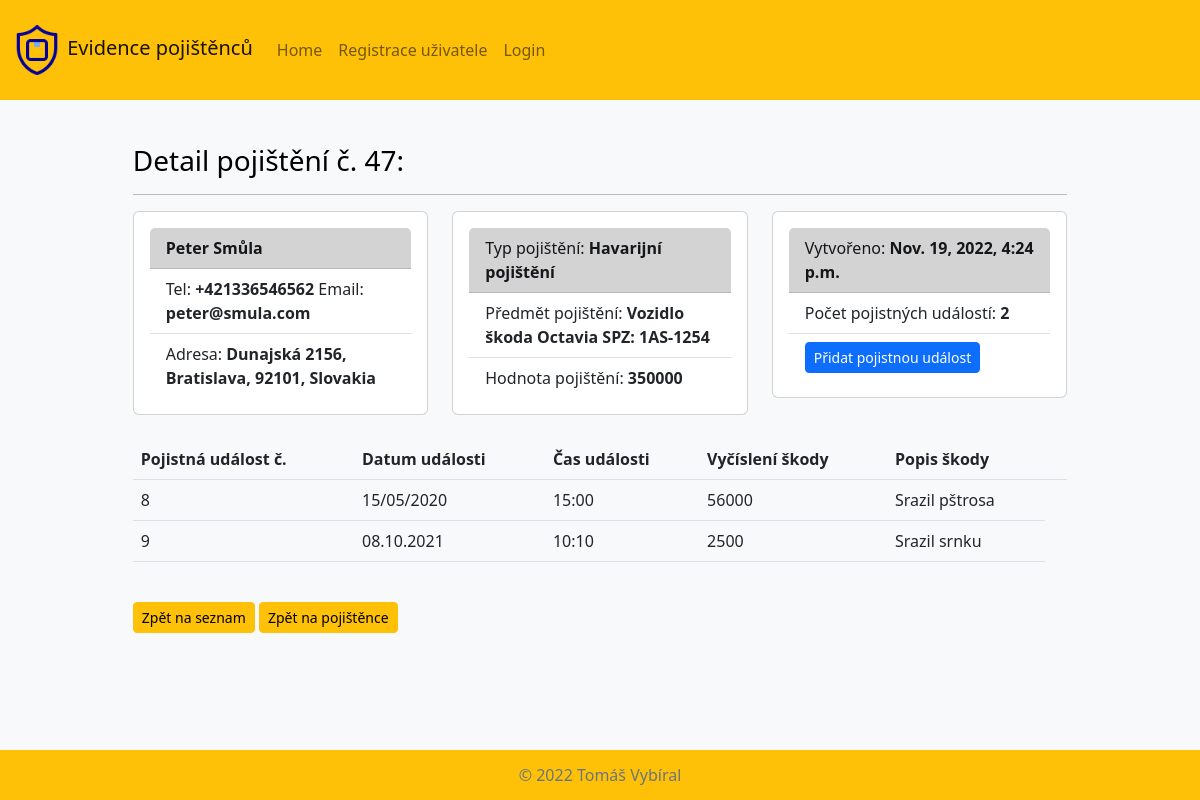
The app's page /pojistenci/pojisteni_detail/47/ with its own data.
### pojistenci/models.py (models this page shows, shortened)
class SeznamPojisteni(models.Model):
    pojistenec = models.ForeignKey(
        Pojistenec, null=True, on_delete=models.CASCADE, verbose_name='Pojištěnec')
    typ_pojisteni = models.ForeignKey(
        TypPojisteni, null=True, on_delete=models.SET_NULL, verbose_name='Druh pojištění')
    predmet_pojisteni = models.CharField(max_length=80, null=True, verbose_name='Předmět pojištění')
    hodnota_pojisteni = models.CharField(max_length=10, null=True, verbose_name='Hodnota pojištění')
    plati_od = models.CharField(max_length=10, null=True, verbose_name='Platí od')
    plati_do = models.CharField(max_length=10, null=True, verbose_name='Platí do')
    poznamka = models.TextField(null=True, verbose_name='Poznámka', blank=True) # není povinné pole
    date_created = models.DateTimeField(auto_now_add=True, null=True, verbose_name='Datum vytvoření')
    class Meta:
        verbose_name = 'Seznam pojištění'
        verbose_name_plural = 'Seznam pojištění'

class Pojistenec(models.Model):
    jmeno = models.CharField(max_length=200, verbose_name='Jméno')
    prijmeni = models.CharField(max_length=200, verbose_name='Příjmení')
    email = models.EmailField(max_length=200)
    telefon = models.CharField(max_length=15, verbose_name='Telefon')
    ulice_cp = models.CharField(
        max_length=200, verbose_name='Ulice a číslo popisné')
    mesto = models.CharField(max_length=100, verbose_name='Město')
    psc = models.CharField(max_length=9, verbose_name='PSČ')
    stat = models.ForeignKey(
        Stat, on_delete=models.SET_NULL, null=True, verbose_name='Stát')
    def __init__(self, *args, **kwargs):
        super(Pojistenec, self).__init__(*args, **kwargs)
    class Meta:
        verbose_name = 'Pojištěnec'
        verbose_name_plural = 'Pojištěnci'

class Stat(models.Model):
    stat = models.CharField(max_length=50)
    ordering = ['-stat']
    def __str__(self) -> str:
        return self.stat
    class Meta:
        verbose_name = 'Stát'
        verbose_name_plural = 'Státy'

class TypPojisteni(models.Model):
    nazev_pojisteni = models.CharField(max_length=100)
    def __str__(self) -> str:
        return self.nazev_pojisteni
    class Meta:
        verbose_name = 'Druh pojištění'
        verbose_name_plural = 'Druhy pojištění'

class PojistneUdalosti(models.Model):
    pojisteni = models.ForeignKey(SeznamPojisteni, null=True, on_delete=models.CASCADE, verbose_name='Pojištění')
    datum_udalosti = models.CharField(max_length=10, null=True, verbose_name='Datum události')
    cas_udalosti = models.CharField(max_length=10, null=True, verbose_name='Čas události')
    popis_skody = models.TextField(null=True, verbose_name='Popis škodní údálosti')
    vycisleni_skody = models.CharField(max_length=10, null=True, verbose_name='Vyčíslení hodnoty škody')
    class Meta:
        verbose_name = 'Pojistná událost'
        verbose_name_plural = 'Pojistné události'

### pojistenci/views.py (the view)
# urls.py: path('pojisteni_detail/<str:pk>/', views.detail_pojisteni, name='pojisteni_detail'),
def detail_pojisteni(request, pk):
    pojistky = SeznamPojisteni.objects.get(pk=pk)
    template_name = 'pojistenci/pojisteni_detail.html'
    pojistne_udalosti = PojistneUdalosti.objects.filter(pojisteni_id=pk)
    pocet_udalosti = pojistne_udalosti.count()
    context = {'pojistky':pojistky, 'pojistne_udalosti':pojistne_udalosti, 'pocet_udalosti':pocet_udalosti}
    return render(request, template_name, context)

### pojistenci/templates/pojistenci/pojisteni_detail.html (shortened to what this page needs)
{% extends 'base.html' %} {% block content %}
<h3>Detail pojištění č. {{pojistky.id}}:</h3>
<hr />
<div class="row">
  <div class="col-md">
    <div class="card card-body">
      <ul class="list-group list-group-flush">
        <li class="list-group-item list-group-item-dark"><strong>{{pojistky.pojistenec.jmeno}} {{pojistky.pojistenec.prijmeni}}</strong></li>
        <li class="list-group-item">Tel: <strong>{{pojistky.pojistenec.telefon}}</strong> Email: <strong>{{pojistky.pojistenec.email}}</strong></li>
        <li class="list-group-item">Adresa: <strong>{{pojistky.pojistenec.ulice_cp}}, {{pojistky.pojistenec.mesto}}, {{pojistky.pojistenec.psc}},
          {{pojistky.pojistenec.stat}}</strong></li>
    </div>
  </div>
  <div class="col-md">
    <div class="card card-body">
      <ul class="list-group list-group-flush">
        <li class="list-group-item list-group-item-dark">Typ pojištění: <strong>{{pojistky.typ_pojisteni}}</strong></li>
        <li class="list-group-item">Předmět pojištění: <strong>{{pojistky.predmet_pojisteni}}</strong></li>
        <li class="list-group-item">Hodnota pojištění: <strong>{{pojistky.hodnota_pojisteni}}</strong></li>
      </ul>
    </div>
  </div>
  <div class="col-md">
    <div class="card card-body">
      <ul class="list-group list-group-flush">
        <li class="list-group-item list-group-item-dark">Vytvořeno: <strong>{{pojistky.date_created}}</strong></li>
        <li class="list-group-item">Počet pojistných událostí:  <strong>{{pocet_udalosti}}</strong></li>
        <li class="list-group-item"><a class="btn btn-primary btn-sm btn-block" href="{% url 'create_udalost' pojistky.id %}">Přidat pojistnou událost</a></li>
      </ul>
    </div>
  </div>
</div>
<br>
<table class="table table-hover">
  <tr>
    <th>Pojistná událost č. </th>
    <th>Datum události</th>
    <th>Čas události</th>
    <th>Vyčíslení škody</th>
    <th>Popis škody</th>
    <th></th>
  </tr>
  {% for udalost in pojistne_udalosti %}
  <tr>
    <td>{{udalost.id}}</td>
    <td>{{udalost.datum_udalosti}}</td>
    <td>{{udalost.cas_udalosti}}</td>
    <td>{{udalost.vycisleni_skody}}</td>
    <td>{{udalost.popis_skody}}</td>
  </tr>
  {% endfor %}
</table>
<br>
<a class="btn btn-sm btn-warning" href="{% url 'home' %}">Zpět na seznam</a> <a class="btn btn-sm btn-warning" href={% url 'pojistenec_detail' pojistky.pojistenec.id %}>Zpět na pojištěnce</a>
{% endblock %}

### pojistenci/static/css/style.css (style rules this page uses)
html, body { width: 100%; height: 100%; margin: 0; }

### records on screen
SeznamPojisteni: id "47", pojistenec.jmeno "Peter", pojistenec.prijmeni "Smůla", pojistenec.telefon "+421336546562", pojistenec.email "peter@smula.com", pojistenec.ulice_cp "Dunajská 2156", pojistenec.mesto "Bratislava", pojistenec.psc "92101", pojistenec.stat "Slovakia", typ_pojisteni "Havarijní pojištění", predmet_pojisteni "Vozidlo škoda Octavia SPZ: 1AS-1254", hodnota_pojisteni "350000", date_created "Nov. 19, 2022, 4:24 p.m."
PojistneUdalosti: id "8", datum_udalosti "15/05/2020", cas_udalosti "15:00", vycisleni_skody "56000", popis_skody "Srazil pštrosa"
PojistneUdalosti: id "9", datum_udalosti "08.10.2021", cas_udalosti "10:10", vycisleni_skody "2500", popis_skody "Srazil srnku"

### other values on screen
{{ pocet_udalosti }} "2"
